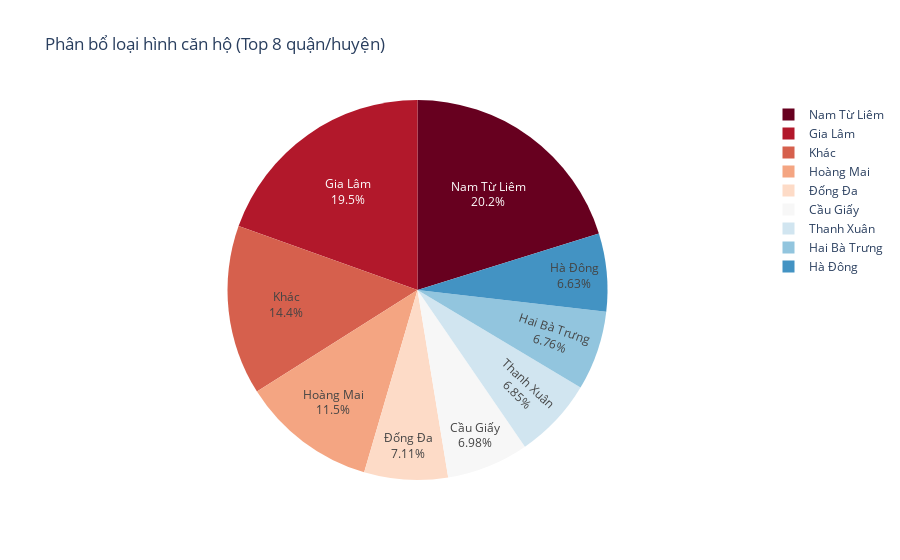

The cell this chart's notebook holds for it:
### Code cell
import pandas as pd
import plotly.express as px

# Đếm số lượng từng quận/huyện
data = df['Quận/Huyện'].value_counts()

# Lấy 8 quận/huyện có số lượng lớn nhất
top_8 = data[:8]
others = data[8:].sum()

# Tạo DataFrame mới với Top 8
data_top_8 = top_8.reset_index()
data_top_8.columns = ['Quận/Huyện', 'Số lượng']

# Thêm nhóm "Khác" vào DataFrame
others_row = pd.DataFrame({'Quận/Huyện': ['Khác'], 'Số lượng': [others]})
data_top_8 = pd.concat([data_top_8, others_row], ignore_index=True)

# Vẽ biểu đồ tròn
fig = px.pie(
    data_top_8, 
    values='Số lượng', 
    names='Quận/Huyện', 
    title='Phân bổ loại hình căn hộ (Top 8 quận/huyện)', 
    color_discrete_sequence=px.colors.sequential.RdBu
)
fig.update_traces(textposition='inside', textinfo='percent+label')
fig.show()

### Figure 1 — Plotly figure (JSON) as saved in the notebook; plotly's stock layout.template omitted (floating-point values rounded to 4 significant figures)
{"data": [{"domain": {"x": [0, 1], "y": [0, 1]}, "hovertemplate": "Quận/Huyện=%{label}<br>Số lượng=%{value}<extra></extra>", "labels": ["Nam Từ Liêm", "Gia Lâm", "Hoàng Mai", "Đống Đa", "Cầu Giấy", "Thanh Xuân", "Hai Bà Trưng", "Hà Đông", "Khác"], "legendgroup": "", "name": "", "showlegend": true, "textinfo": "percent+label", "textposition": "inside", "type": "pie", "values": [457, 442, 260, 161, 158, 155, 153, 150, 327]}], "layout": {"legend": {"tracegroupgap": 0}, "piecolorway": ["rgb(103,0,31)", "rgb(178,24,43)", "rgb(214,96,77)", "rgb(244,165,130)", "rgb(253,219,199)", "rgb(247,247,247)", "rgb(209,229,240)", "rgb(146,197,222)", "rgb(67,147,195)", "rgb(33,102,172)", "rgb(5,48,97)"], "title": {"text": "Phân bổ loại hình căn hộ (Top 8 quận/huyện)"}}}
